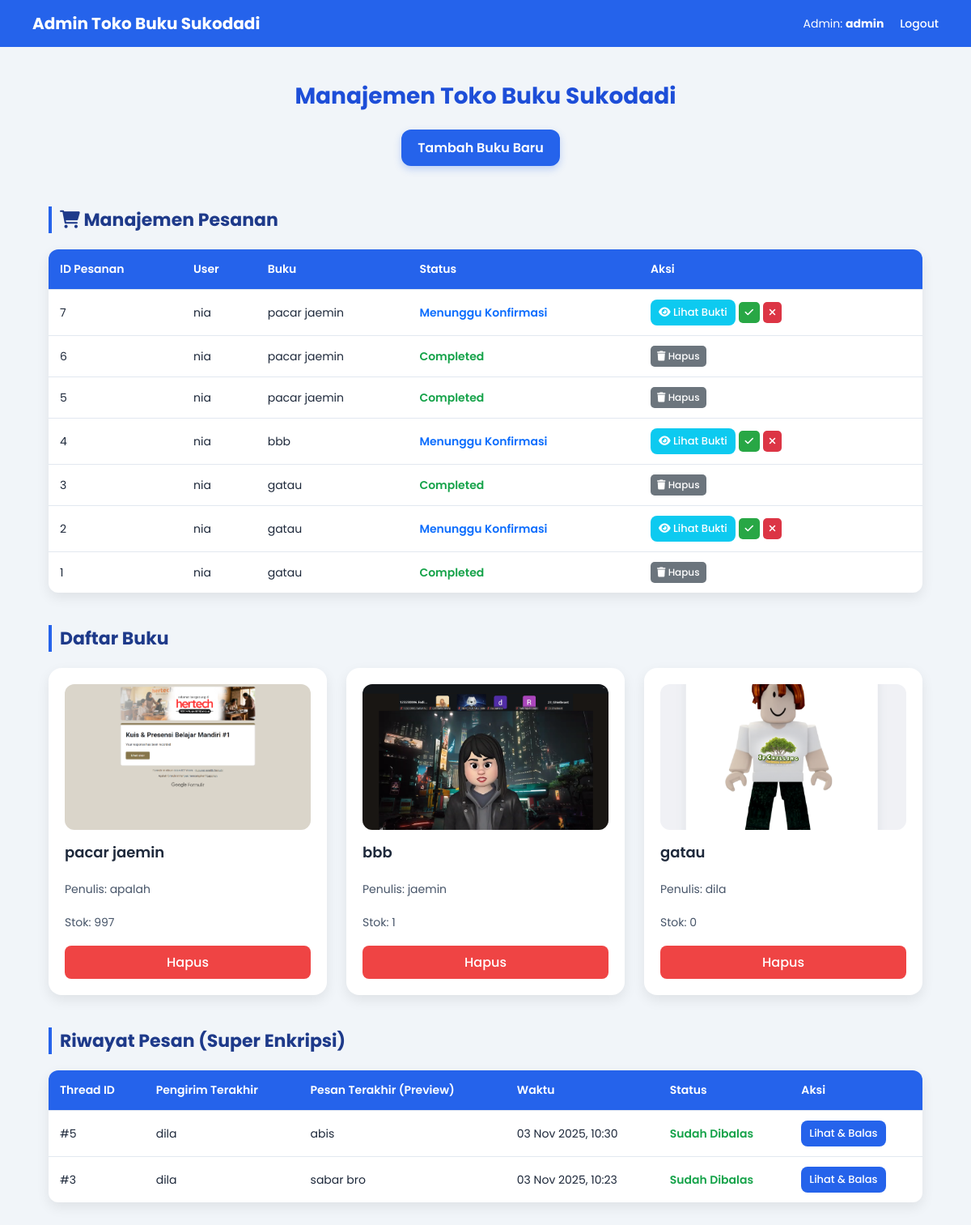
Page /admin_dashboard.php (signed in) on the committed database.
### tables this page shows
CREATE TABLE `orders` (
  `id` int(11) NOT NULL,
  `user_id` int(11) NOT NULL,
  `book_id` int(11) NOT NULL,
  `order_date` timestamp NOT NULL DEFAULT current_timestamp(),
  `status` enum('Pending','Waiting for Confirmation','Completed','Cancelled') DEFAULT 'Pending',
  `proof_path` varchar(255) DEFAULT NULL
);

CREATE TABLE `users` (
  `id` int(11) NOT NULL,
  `username` varchar(100) NOT NULL,
  `password_hash` varchar(255) NOT NULL,
  `role` enum('admin','user') DEFAULT 'user'
);

CREATE TABLE `books` (
  `id` int(11) NOT NULL,
  `title` varchar(255) NOT NULL,
  `author` varchar(100) DEFAULT NULL,
  `stock` int(11) DEFAULT 0,
  `cover_image` varchar(255) DEFAULT 'default_cover.jpg',
  `digital_file_path` varchar(255) DEFAULT NULL,
  `original_filename` varchar(255) DEFAULT NULL
);

### crypto_utils.php (called while the page is built, shortened)
<?php
function caesar_cipher($text, $shift, $mode = 'encrypt') {
    $result = "";
    $shift = (int)$shift;
    if ($mode == 'decrypt') {
        $shift = 26 - $shift;
    }
    foreach (str_split($text) as $char) {
        $ascii = ord($char);
        if ($ascii >= 65 && $ascii <= 90) {
            $result .= chr((($ascii - 65 + $shift) % 26) + 65);
        } elseif ($ascii >= 97 && $ascii <= 122) {
            $result .= chr((($ascii - 97 + $shift) % 26) + 97);
        } else {
            $result .= $char;
        }
    }
    return $result;
}
function aes_decrypt($ciphertext) {
    return openssl_decrypt(
        $ciphertext,
        'aes-256-cbc',
        AES_KEY_SECRET,
        0,
        AES_IV_SECRET
    );
}
function super_decrypt($base64_ciphertext, $caesar_shift = 5) {
    $aes_encrypted = base64_decode($base64_ciphertext);
    $caesar_encrypted = aes_decrypt($aes_encrypted);
    $plaintext = caesar_cipher($caesar_encrypted, $caesar_shift, 'decrypt');
    return $plaintext;
}
?>

### admin_dashboard.php (the view, shortened to what this page needs)
<?php
require_once 'crypto_utils.php';
$books = $db->query("SELECT * FROM books ORDER BY id DESC");
$orders = $db->query("
    SELECT o.id, u.username, b.title, o.order_date, o.status, o.proof_path
    FROM orders o
    JOIN users u ON o.user_id = u.id
    JOIN books b ON o.book_id = b.id
    ORDER BY o.order_date DESC
");
?>
<!DOCTYPE html>
<html lang="id">
<head>
    <link rel="stylesheet" href="style.css">
    <link rel="stylesheet" href="https://cdnjs.cloudflare.com/ajax/libs/font-awesome/6.0.0-beta3/css/all.min.css">
</head>
<body>
    <nav class="navbar">
        <div class="logo">Admin Toko Buku Sukodadi</div>
        <div class="user-menu">
            <span>Admin: <b><?= htmlspecialchars($_SESSION['username']) ?></b></span>
            <a href="logout.php">Logout</a>
        </div>
    </nav>
    <div class="admin-dashboard container">
        <h2>Manajemen Toko Buku Sukodadi</h2>
        <p style="text-align: center; margin-bottom: 30px;"><a href="add_book.php">Tambah Buku Baru</a></p>
        <div class="admin-transactions">
            <h3><i class="fas fa-shopping-cart"></i> Manajemen Pesanan</h3>
            <table class="history-table">
                <thead>
                    <tr>
                        <th>ID Pesanan</th>
                        <th>User</th>
                        <th>Buku</th>
                        <th>Status</th>
                        <th>Aksi</th>
                    </tr>
                </thead>
                <tbody>
                    <?php while($order = $orders->fetch_assoc()): ?>
                    <tr>
                        <td><?= $order['id'] ?></td>
                        <td><?= htmlspecialchars($order['username']) ?></td>
                        <td><?= htmlspecialchars($order['title']) ?></td>
                        <td>
                            <?php if ($order['status'] == 'Pending'): ?>
                                <span style="color: #d97706; font-weight: 600;">Pending</span>
                            <?php elseif ($order['status'] == 'Waiting for Confirmation'): ?>
                                <span style="color: #0d6efd; font-weight: 600;">Menunggu Konfirmasi</span>
                            <?php elseif ($order['status'] == 'Completed'): ?>
                                <span style="color: #16a34a; font-weight: 600;">Completed</span>
                            <?php else: ?>
                                <span style="color: #dc2626; font-weight: 600;">Cancelled</span>
                            <?php endif; ?>
                        </td>
                        <td style="min-width: 200px;">
                            <?php if ($order['status'] == 'Waiting for Confirmation'): ?>
                                <a href="view_proof.php?id=<?= $order['id'] ?>"
                                   class="btn-view" style="background-color: #0dcaf0;">
                                   <i class="fas fa-eye"></i> Lihat Bukti
                                </a>
                                <a href="backend/update_order_status.php?id=<?= $order['id'] ?>&status=Completed"
                                   style="background-color: #28a745; color: white; padding: 4px 8px; border-radius: 5px; text-decoration: none; font-size: 12px;"
                                   onclick="return confirm('Setujui pesanan ini?')">
                                   <i class="fas fa-check"></i>
                                </a>
                                <a href="backend/update_order_status.php?id=<?= $order['id'] ?>&status=Cancelled"
                                   style="background-color: #dc3545; color: white; padding: 4px 8px; border-radius: 5px; text-decoration: none; font-size: 12px;"
                                   onclick="return confirm('Batalkan pesanan ini?')">
                                   <i class="fas fa-times"></i>
                                </a>
                            <?php elseif ($order['status'] == 'Pending'): ?>
                                <span style="font-size: 12px; color: #6c757d;">Menunggu bukti bayar</span>
                            <?php else: ?>
                                <a href="backend/delete_order.php?id=<?= $order['id'] ?>"
                                   style="background-color: #6c757d; color: white; padding: 4px 8px; border-radius: 5px; text-decoration: none; font-size: 12px;"
                                   onclick="return confirm('Hapus riwayat pesanan ini?')">
                                   <i class="fas fa-trash"></i> Hapus
                                </a>
                            <?php endif; ?>
                        </td>
                    </tr>
                    <?php endwhile; ?>
                </tbody>
            </table>
        </div>
        <div class="admin-book-list" style="margin-top: 40px;">
            <h3>Daftar Buku</h3>
            <div class="admin-books">
                <?php while($book = $books->fetch_assoc()): ?>
                <div class="admin-book-card">
                    <img src="uploads/books/<?= htmlspecialchars($book['cover_image']) ?>" alt="Cover">
                    <h4><?= htmlspecialchars($book['title']) ?></h4>
                    <p>Penulis: <?= htmlspecialchars($book['author']) ?></p>
                    <p>Stok: <?= $book['stock'] ?></p>
                    <div class="admin-book-actions">
                        <a href="delete_book.php?id=<?= $book['id'] ?>" class="delete" onclick="return confirm('Yakin hapus buku ini?')">Hapus</a>
                    </div>
                </div>
                <?php endwhile; ?>
            </div>
        </div>
        <div class="admin-transactions" style="margin-top: 40px;">
            <h3>Riwayat Pesan (Super Enkripsi)</h3>
            <table class="history-table">
                <thead>
                    <tr>
                        <th>Thread ID</th>
                        <th>Pengirim Terakhir</th>
                        <th>Pesan Terakhir (Preview)</th>
                        <th>Waktu</th>
                        <th>Status</th>
                        <th>Aksi</th>
                    </tr>
                </thead>
                <tbody>
                    <?php
                    $threads_query_admin = $db->query("
                        SELECT
                            m.thread_id,
                            MAX(m.created_at) AS last_message_time,
                            (SELECT mm.encrypted_text FROM messages mm WHERE mm.thread_id = m.thread_id ORDER BY mm.created_at DESC LIMIT 1) AS last_message_encrypted,
                            (SELECT u.username FROM messages mm JOIN users u ON mm.sender_id = u.id WHERE mm.thread_id = m.thread_id ORDER BY mm.created_at DESC LIMIT 1) AS last_sender_username,
                            (SELECT mm.status FROM messages mm WHERE mm.thread_id = m.thread_id ORDER BY mm.created_at DESC LIMIT 1) AS last_status
                        FROM messages m
                        WHERE m.receiver_id = 1 OR m.sender_id = 1
                        GROUP BY m.thread_id
                        ORDER BY last_message_time DESC
                    ");
                    ?>
                    <?php while($thread = $threads_query_admin->fetch_assoc()): ?>
                    <?php
                        $preview_admin = super_decrypt($thread['last_message_encrypted'], 5);
                        $preview_admin = (strlen($preview_admin) > 30) ? substr($preview_admin, 0, 30) . '...' : $preview_admin;
                    ?>
                    <tr>
                        <td>#<?= $thread['thread_id'] ?></td>
                        <td><?= htmlspecialchars($thread['last_sender_username']) ?></td>
                        <td style="word-break: break-all; max-width: 200px;"><?= htmlspecialchars($preview_admin) ?></td>
                        <td><?= date('d M Y, H:i', strtotime($thread['last_message_time'])) ?></td>
                        <td>
                            <?php if ($thread['last_status'] == 'Terkirim'): ?>
                                <span style="color: #d97706; font-weight: 600;">Pesan Baru</span>
                            <?php elseif ($thread['last_status'] == 'Dibalas'): ?>
                                <span style="color: #16a34a; font-weight: 600;">Sudah Dibalas</span>
                            <?php else: ?>
                                <span style="color: #6c757d; font-weight: 600;">Sudah Dibaca</span>
                            <?php endif; ?>
                        </td>
                        <td><a href="view_message.php?thread_id=<?= $thread['thread_id'] ?>" class="btn-view">Lihat & Balas</a></td>
                    </tr>
                    <?php endwhile; ?>
                </tbody>
            </table>
        </div>
    </div> </body>
</html>

### style.css (style rules this page uses)
body { font-family: 'Poppins', sans-serif; background: #f1f5f9; margin: 0; padding: 0; color: #1e293b; }
h1, h2, h3, h4, h5 { margin: 0; font-weight: 700; color: #1d4ed8; }
a { color: #2563eb; text-decoration: none; transition: 0.2s ease; }
.navbar { display: flex; justify-content: space-between; align-items: center; background: #2563eb; color: #ffffff; padding: 14px 40px; }
.navbar .logo { font-size: 20px; font-weight: 700; }
.navbar .user-menu { font-size: 14px; }
.navbar .user-menu a { color: #ffffff; font-weight: 500; margin-left: 16px; transition: 0.2s ease; }
.container { padding: 40px 80px; }
.container h2 { text-align: center; font-size: 28px; font-weight: 700; color: #1d4ed8; margin-bottom: 30px; }
.history-table { width: 100%; border-collapse: collapse; margin-top: 20px; border-radius: 10px; overflow: hidden; background: #ffffff; box-shadow: 0 4px 16px rgba(0, 0, 0, 0.05); }
.history-table th { background-color: #dbeafe; color: #1e3a8a; padding: 12px; font-size: 15px; text-align: left; }
.history-table td { padding: 12px; border-top: 1px solid #e2e8f0; font-size: 14px; color: #1e293b; }
.btn-view, .btn-check { background: #2563eb; color: white; padding: 6px 12px; border-radius: 6px; font-size: 13px; text-decoration: none; transition: 0.2s ease; }
.admin-dashboard { background-color: #f1f5f9; padding: 40px 60px; min-height: 100vh; font-family: "Poppins", sans-serif; }
.admin-dashboard h2 { text-align: center; font-size: 32px; color: #1e40af; margin-bottom: 32px; font-weight: 700; }
.admin-dashboard p a { display: inline-block; background-color: #2563eb; color: #ffffff !important; font-weight: 600; padding: 10px 20px; border-radius: 12px; text-decoration: none; transition: 0.2s ease; box-shadow: 0 4px 10px rgba(37, 99, 235, 0.25); }
.admin-book-list { margin-top: 40px; }
.admin-book-list h3 { font-size: 22px; color: #1e3a8a; border-left: 4px solid #2563eb; padding-left: 10px; margin-bottom: 20px; }
.admin-books { display: grid; grid-template-columns: repeat(auto-fit, minmax(280px, 1fr)); gap: 24px; }
.admin-book-card { background: #ffffff; border-radius: 16px; box-shadow: 0 6px 16px rgba(0,0,0,0.08); padding: 20px; display: flex; flex-direction: column; justify-content: space-between; transition: all 0.2s ease; }
.admin-book-card img { width: 100%; height: 180px; object-fit: cover; border-radius: 12px; margin-bottom: 14px; }
.admin-book-card h4 { font-size: 18px; color: #1e293b; margin-bottom: 8px; font-weight: 600; }
.admin-book-card p { font-size: 14px; color: #475569; margin-bottom: 6px; }
.admin-book-actions { display: flex; gap: 10px; margin-top: 12px; }
.admin-book-actions a { flex: 1; text-align: center; padding: 8px 10px; border-radius: 8px; font-weight: 500; text-decoration: none; transition: 0.2s ease; }
.admin-book-actions .delete { background-color: #ef4444; color: white; }
.admin-transactions { margin-top: 50px; }
.admin-transactions h3 { font-size: 22px; color: #1e3a8a; border-left: 4px solid #2563eb; padding-left: 10px; margin-bottom: 20px; }
.admin-transactions table { width: 100%; border-collapse: collapse; background: #ffffff; border-radius: 12px; overflow: hidden; box-shadow: 0 6px 16px rgba(0,0,0,0.08); }
.admin-transactions th { background-color: #2563eb; color: white; text-align: left; padding: 14px; font-weight: 600; font-size: 14px; }
.admin-transactions td { padding: 12px 14px; border-top: 1px solid #e2e8f0; color: #1e293b; font-size: 14px; }
.admin-transactions a { display: inline-block; background-color: #2563eb; color: white; padding: 6px 10px; border-radius: 8px; font-size: 13px; text-decoration: none; font-weight: 500; transition: 0.2s ease; }
.admin-dashboard { padding: 40px 60px; }
.admin-dashboard h2 { color: #1d4ed8; font-size: 28px; margin-bottom: 20px; text-align: center; }
.admin-dashboard p a { color: #2563eb; font-weight: 600; margin-right: 12px; }

### rows in the picture
orders: id "7", user.username "nia", book.title "pacar jaemin", shows "Menunggu Konfirmasi"
orders: id "6", user.username "nia", book.title "pacar jaemin", status "Completed"
orders: id "5", user.username "nia", book.title "pacar jaemin", status "Completed"
orders: id "4", user.username "nia", book.title "bbb", shows "Menunggu Konfirmasi"
orders: id "3", user.username "nia", book.title "gatau", status "Completed"
orders: id "2", user.username "nia", book.title "gatau", shows "Menunggu Konfirmasi"
orders: id "1", user.username "nia", book.title "gatau", status "Completed"
books: cover_image (picture), title "pacar jaemin", author "apalah", stock "997"
books: cover_image (picture), title "bbb", author "jaemin", stock "1"
books: cover_image (picture), title "gatau", author "dila", stock "0"

### other values in the picture
$_SESSION['username'] "admin"
$thread['thread_id'] "5"
$thread['last_sender_username'] "dila"
$preview_admin "abis"
date('d M Y, H:i', strtotime($thread['last_message_time'])) "03 Nov 2025, 10:30"
$thread['thread_id'] "3"
$preview_admin "sabar bro"
date('d M Y, H:i', strtotime($thread['last_message_time'])) "03 Nov 2025, 10:23"
